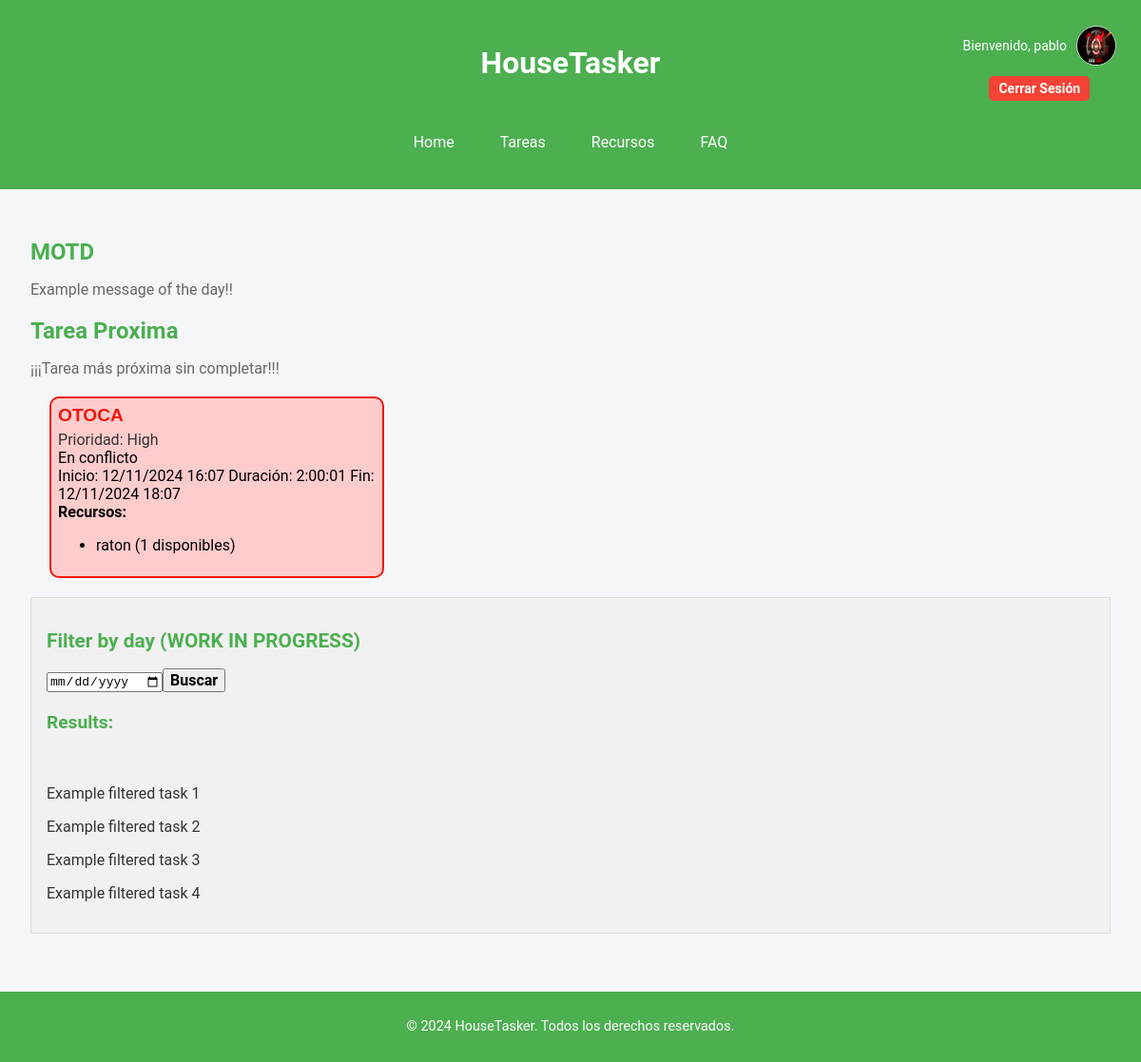
The app's page / (signed in), older data.
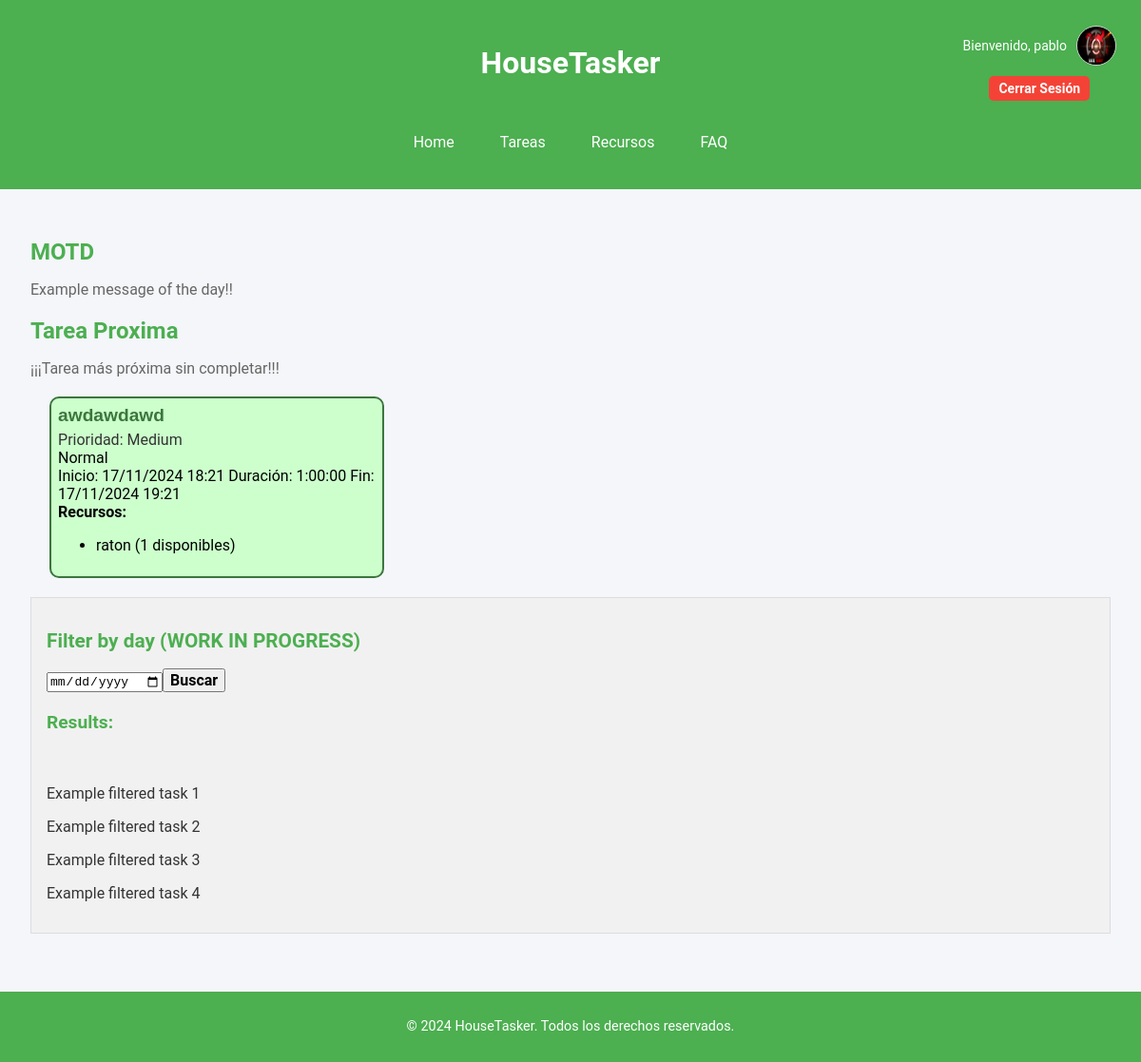
The same page, newer data.
### appHouseTasker/models.py (models this page shows, shortened)
class Task(models.Model):
    LOW = 'Low'
    MEDIUM = 'Medium'
    HIGH = 'High'
    PRIORITY_CHOICES = [
        (LOW, 'Low'),
        (MEDIUM, 'Medium'),
        (HIGH, 'High'),
    ]
    title = models.CharField(max_length=255)
    description = models.TextField(blank=True, null=True)
    priority = models.CharField(max_length=6, choices=PRIORITY_CHOICES, default=MEDIUM)
    start_date = models.DateTimeField(default=timezone.now)
    duration = models.DurationField()
    completed = models.BooleanField(default=False)
    resources = models.ManyToManyField('Resource', related_name="tasks", blank=True)
    created_by = models.ForeignKey(CustomUser, on_delete=models.CASCADE)
    is_overlapping = models.BooleanField(default=False)
    def end_date(self):
        return self.start_date + self.duration

class Resource(models.Model):
    CATEGORY_CHOICES = [
        ('cleaning', 'Limpieza'),
        ('vehicle', 'Vehículo'),
        ('kitchen', 'Cocina'),
        ('others', 'Otros'),
    ]
    name = models.CharField(max_length=100, unique=True, help_text="Nombre del recurso, e.g., Jabon, Coche, Llaves.")
    description = models.TextField(blank=True, help_text="Descripción opcional del recurso y sus características.")
    quantity = models.PositiveIntegerField(default=1, help_text="Cantidad disponible de este recurso.")
    category = models.CharField(max_length=50, choices=CATEGORY_CHOICES, default='others', help_text="Categoría del recurso.")
    is_available = models.BooleanField(default=True, help_text="Indica si el recurso está disponible para uso.")

### appHouseTasker/views.py (the view)
# urls.py: path('', views.home, name='home'),  # Home page for task handling
@login_required
def home(request):
    task = Task.objects.filter(completed=False).order_by('start_date').first()
    closest_task = [task] if task else []
    return render(request, 'index.html', {'closest_task': closest_task})

### appHouseTasker/templates/index.html
{% extends "base.html" %}
{% load static %}
{% block head %}
<link rel="stylesheet" href="{% static 'css/index.css' %}">
{% endblock %}
{% block main %}
<div>
	<section>
		<h2 class="sectionTitle">MOTD</h2>
		<p class="sectionText">Example message of the day!!</p>
	</section>
	<section>
		<h2 class="sectionTitle">Tarea Proxima</h2>
		<p class="sectionText">¡¡¡Tarea más próxima sin completar!!!</p>
		<div class="task-container">
			{% if closest_task %}
			{% for task in closest_task %}
			  <div class="task-item {% if task.is_overlapping %}task-overlapping{% else %}task-ok{% endif %}">
				<a href="{% url 'task_detail' task.id %}">{{ task.title }}</a>
				<span class="priority">Prioridad: {{ task.get_priority_display }}</span>
				{% if task.is_overlapping %}
				  <span class="status">En conflicto</span>
				{% else %}
				  <span class="status">Normal</span>
				{% endif %}
				<div class="task-dates">
				  <span class="start-date">Inicio: {{ task.start_date|date:"d/m/Y H:i" }}</span>
				  <span class="duration">Duración: {{ task.duration }}</span>
				  <span class="end-date">Fin: {{ task.end_date|date:"d/m/Y H:i" }}</span>
				</div>
				<div class="task-resources">
				  <strong>Recursos:</strong>
				  {% if task.resources.all %}
					<ul>
					  {% for resource in task.resources.all %}
						<li>{{ resource.name }} ({{ resource.quantity }} disponibles)</li>
					  {% endfor %}
					</ul>
				  {% else %}
					<p>No se asignaron recursos a esta tarea.</p>
				  {% endif %}
				</div>
			  </div>
			{% empty %}
			  <p>No se encontraron tareas.</p>
			{% endfor %}
			{% else %}
    		  <p>No hay tareas disponibles.</p>
  			{% endif %}
		</div>
	</section>
</div>
<aside>
	<h2 class="asideH1">Filter by day (WORK IN PROGRESS)</h2>
	<form>
		<input type="date" name="fecha" id="fecha"><button type="submit">Buscar</button>
	</form>
	<section id="filteredTasks">
		<h3 class="asideH3">Results:</h3><br>
		<p><a href="viewTask.html">Example filtered task 1</a></p>
		<p><a href="viewTask.html">Example filtered task 2</a></p>
		<p><a href="viewTask.html">Example filtered task 3</a></p>
		<p><a href="viewTask.html">Example filtered task 4</a></p>
	</section>
</aside>
{% endblock %}

Row changes from the older to the newer data that the page shows:
removed Task: title "OTOCA", priority "High", is_overlapping "En conflicto", start_date "12/11/2024 16:07", duration "2:00:01", end_date "12/11/2024 18:07", Resource (name "raton", quantity "1")
added Task: title "awdawdawd", priority "Medium", is_overlapping "Normal", start_date "17/11/2024 18:21", duration "1:00:00", end_date "17/11/2024 19:21", Resource (name "raton", quantity "1")
